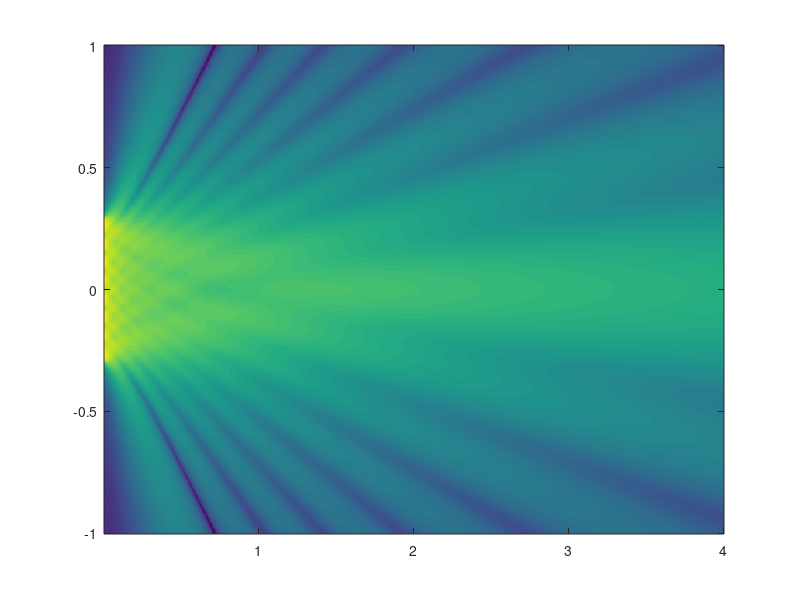

Recreate this plot in MATLAB. (Note: this script raises an error after producing the figure.)
close all;
clear all;
clc;

A = [1 1 1 1 1 1 1 1 1 1 1 1];
a = [0.030 0.030 0.030 0.030 0.030 0.030 0.030 0.030];
d = [0.075 0.075 0.075 0.075 0.075 0.075 0.075];
dx = 0.005;
dy = 0.005;
f = 5000;
Lx = 4;
Ly = 2;
phi = [0 0 0 0 0 0 0 0 0 0 0 0];
c = 343;
d = [-sum(d)/2 d];
k = 2*pi*f/c;
lambda = c/f;
N = length(a);
p = 0;
rho = 1.18;

[x,y] = meshgrid(dx:dx:Lx,-Ly/2:dy:Ly/2);
h = waitbar(0,'Calculando...');
for ii = 1:N
  %y0 = sum(d(1:ii));
  y0 = sum(d(1:ii))-a(ii):dy:sum(d(1:ii))+a(ii);
  for jj = 1:length(y0)
    r = eps+sqrt((x-0).^2+(y-y0(jj)).^2);
    theta = 0.0001+atan((y-y0(jj))./(x-0));
    p = p + A(ii)*exp(j*phi(ii))*j*rho*c*k*a(ii)^2*exp(-j*k*r).*(2*besselj(1,k*a(ii)*sin(theta))./(k*a(ii)*sin(theta)))./(2*r);
    waitbar((ii-1+jj/length(y0))/N,h);
  end
end

close(h);
figure,imagesc(x(1,:),y(:,1),20*log10(abs(p)/max(max(abs(p))))),axis xy,axis
equal,caxis([-60 0]),colorbar,axis([dx Lx -Ly/2 Ly/2])
